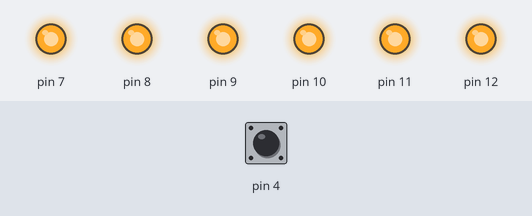
Simulated run of this sketch. Board: Arduino Uno, built with avr-gcc and run on an emulated ATmega328P. On the bench: output pins drawn as LEDs (lit = HIGH). Inputs (shaded band) come from the test bench; at power-on: pin 4 HIGH.

Above: at 1.5 s.
1.6 s: pin 4 pulsed LOW 5 times (0.12 s each, 0.3 s apart)
At 1.97 s:
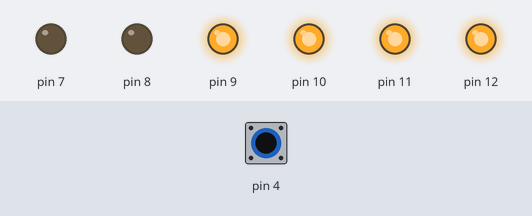
5.7 s: pin 4 pulled LOW for 3.2 s
At 9.9 s:
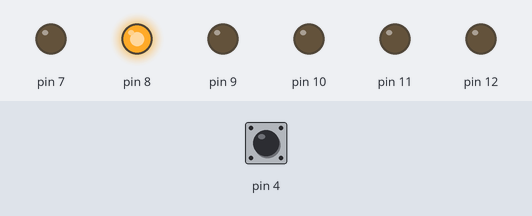
10.4 s: pin 4 pulled LOW for 0.3 s
At 10.8 s:
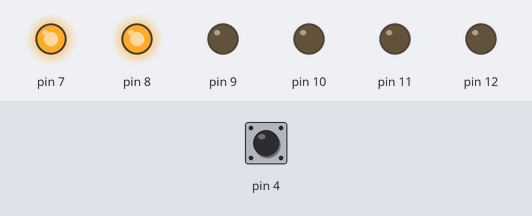
Timing chart, 0 to 19.4 s (numbered marks = the images above; inputs shaded):
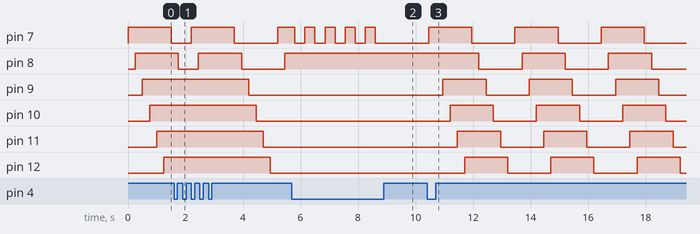

Measured:
- after the input at 5.7 s, pin 8: stays HIGH (without the input it goes to LOW after 1.3 s); pin 9: stops changing and stays LOW; pin 10: stays LOW (without the input it goes to HIGH after 0.25 s); pin 11: stays LOW (without the input it goes to HIGH after 0.50 s); pin 12: stays LOW (without the input it goes to HIGH after 0.75 s)
- after the input at 10.4 s, pin 7: alternates HIGH for 1.5 s and LOW for 1.5 s, starting after 0.05 s; pin 8: alternates HIGH for 1.5 s and LOW for 1.5 s, starting after 1.8 s
- by itself, pin 7: alternates HIGH for 0.35 s and LOW for 0.35 s, 9 changes in all, then stays LOW

The sketch:

runninglights.INO
```cpp
/*

For this tutorial bunch of leds are connected from digital pin 7 to digital pin 13. A tactile switch is then connected to be used well as a switch
Please remember to connect a current limiting resistor to each and every single leds

*/

boolean state, pause;

void setup() {
  // put your setup code here, to run once:
  pause = 0;
  pinMode( 4, INPUT_PULLUP);
  for (int count = 7; count < 13; count++)
  {
    pinMode(count, OUTPUT);
  }

}

void loop() {
  // put your main code here, to run repeatedly:
  while (pause == 1)
  {
    //while pause do nothing
  }
  state = !state;
  for (int x = 7; x < 13; x ++)
  {
    digitalWrite( x, state);
    delay(250);
    if (digitalRead(4) == 0)
    {
      pause = 1;
      break;
    }
  }
  while (pause == 1)
  {
    delay(100);
    if (digitalRead(4) == 0)
    {
      pause = 0;
      break;
    }
  }
}
```
